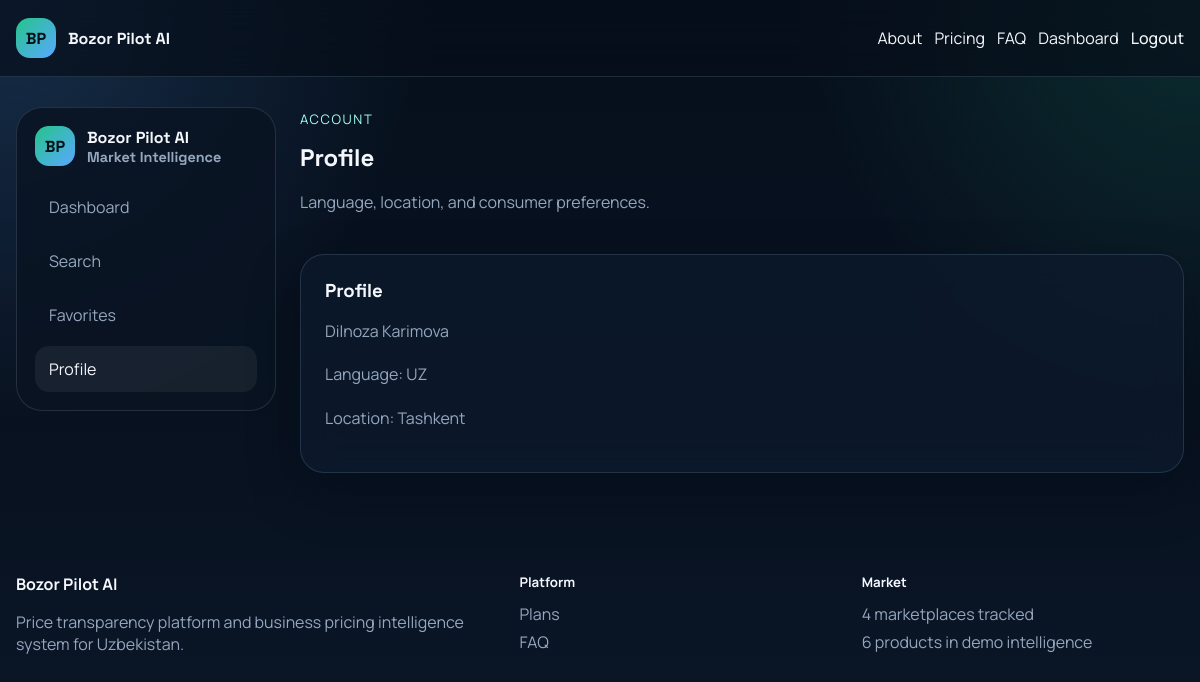
Page /consumer/profile/ (signed in) on the committed database.
### apps/accounts/models.py (models this page shows, shortened)
class User(AbstractUser):
    email = models.EmailField(unique=True)
    phone = models.CharField(max_length=32, blank=True)
    company_name = models.CharField(max_length=255, blank=True)
    USERNAME_FIELD = "email"
    REQUIRED_FIELDS = ["username"]

### apps/core/models.py (models this page shows, shortened)
class TimeStampedModel(models.Model):
    created_at = models.DateTimeField(auto_now_add=True)
    updated_at = models.DateTimeField(auto_now=True)
    class Meta:
        abstract = True

class Profile(TimeStampedModel):
    user = models.OneToOneField(settings.AUTH_USER_MODEL, on_delete=models.CASCADE, related_name="profile")
    role = models.ForeignKey(Role, on_delete=models.SET_NULL, null=True, blank=True, related_name="profiles")
    preferred_language = models.CharField(max_length=8, default="uz")
    location = models.CharField(max_length=120, blank=True)
    company_type = models.CharField(max_length=120, blank=True)
    onboarding_completed = models.BooleanField(default=False)

### apps/consumer/views.py (the view)
# urls.py: path("profile/", views.profile, name="profile"),
@login_required
def profile(request):
    return render(request, "consumer/profile.html", {"nav_items": consumer_nav("profile"), "dashboard_eyebrow": "Account", "dashboard_title": "Profile", "dashboard_description": "Language, location, and consumer preferences."})

### apps/consumer/views.py (called while the page is built)
def consumer_nav(active):
    return [
        {"label": "Dashboard", "url": "/consumer/", "active": active == "dashboard"},
        {"label": "Search", "url": "/consumer/search/", "active": active == "search"},
        {"label": "Favorites", "url": "/consumer/favorites/", "active": active == "favorites"},
        {"label": "Profile", "url": "/consumer/profile/", "active": active == "profile"},
    ]

### apps/core/context_processors.py (called while the page is built)
def global_navigation(request):
    from apps.core.models import EventSignal, Marketplace, Product
    return {
        "marketplace_count": Marketplace.objects.count(),
        "product_count": Product.objects.count(),
        "signal_count": EventSignal.objects.count(),
    }

### templates/consumer/profile.html (shortened to what this page needs)
{% extends "components/dashboard_layout.html" %}
{% block dashboard_content %}
<section class="glass-card">
    <h3>Profile</h3>
    <p>{{ request.user.get_full_name|default:request.user.email }}</p>
    <p>Language: {{ request.user.profile.preferred_language|upper }}</p>
    <p>Location: {{ request.user.profile.location|default:"Tashkent" }}</p>
</section>
{% endblock %}

### static/css/app.css (style rules this page uses)
:root { --bg: #08111f; --bg-soft: #0f1b2e; --panel: rgba(13, 27, 46, 0.72); --panel-strong: #10233d; --line: rgba(170, 196, 221, 0.16); --text: #f4f7fb; --muted: #95a7be; --accent: #25c48a; --accent-soft: rgba(37, 196, 138, 0.16); --blue: #59a8ff; --white-panel: #f7fafc; --shadow: 0 20px 50px rgba(3, 10, 20, 0.35); --radius: 24px; }
* { box-sizing: border-box; }
html { scroll-behavior: smooth; }
body { margin: 0; font-family: "Manrope", sans-serif; color: var(--text); background: radial-gradient(circle at top left, rgba(89, 168, 255, 0.20), transparent 30%), radial-gradient(circle at top right, rgba(37, 196, 138, 0.16), transparent 28%), linear-gradient(180deg, #06101d 0%, #08111f 55%, #0a1627 100%); }
.hero-section h1, .page-hero h1, .dashboard-header h1, h2, h3 { font-family: "Space Grotesk", sans-serif; margin: 0 0 12px; }
.hero-copy, .dashboard-header p, .page-block p, .glass-card p { color: var(--muted); line-height: 1.7; }
.glass-card, .auth-card, .stat-card, .price-card, .result-card, .product-card { background: var(--panel); border: 1px solid var(--line); border-radius: var(--radius); box-shadow: var(--shadow); backdrop-filter: blur(18px); }
.glass-card, .auth-card, .price-card { padding: 24px; }

### rows in the picture
User: user.get_full_name "Dilnoza Karimova", user.profile.preferred_language "UZ", user.profile.location "Tashkent"

### other values in the picture
{{ item.label }} "Dashboard" "Search" "Favorites" "Profile"
{{ dashboard_eyebrow }} "ACCOUNT"
{{ dashboard_title }} "Profile"
{{ dashboard_description }} "Language, location, and consumer preferences."
{{ marketplace_count }} "4"
{{ product_count }} "6"
